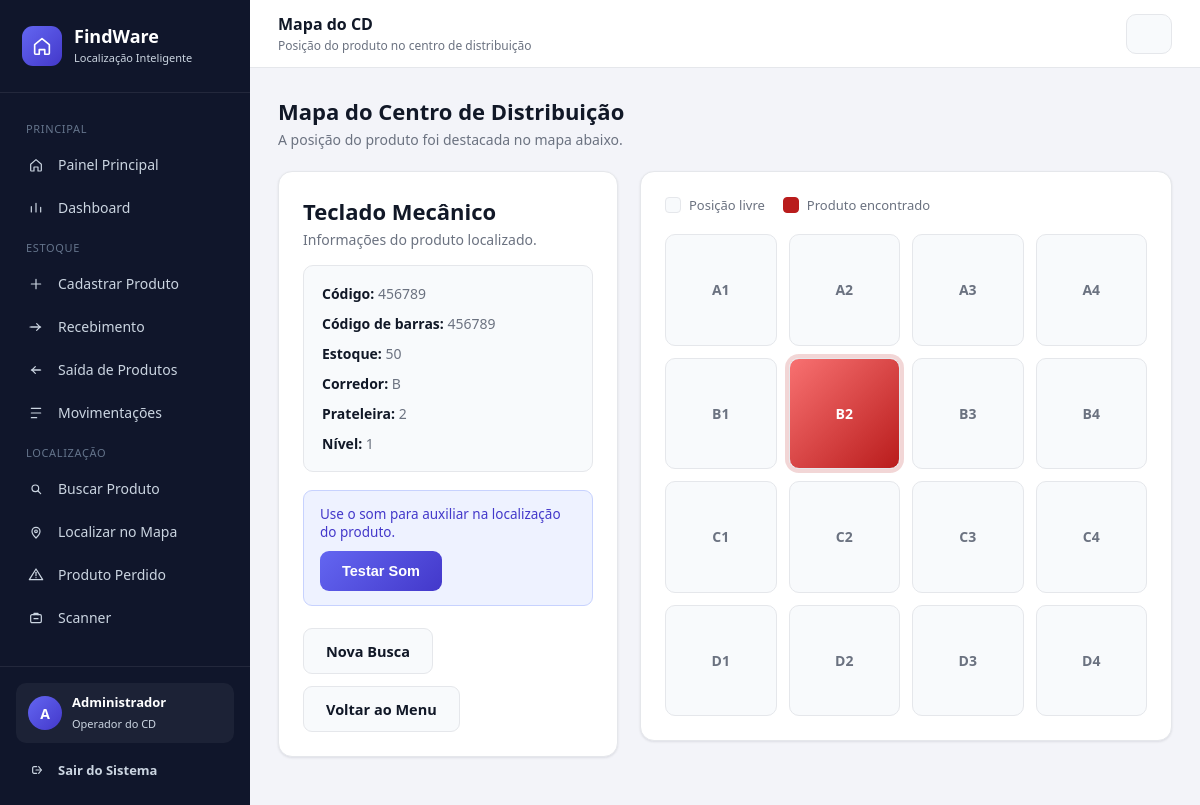
The page /mapa?busca=456789 (signed in) on the database its author committed.
### tables this page shows
CREATE TABLE IF NOT EXISTS produtos (
    id INT(11) NOT NULL AUTO_INCREMENT,
    nome VARCHAR(150) DEFAULT NULL,
    codigo VARCHAR(50) DEFAULT NULL,
    codigo_barras VARCHAR(100) DEFAULT NULL,
    corredor VARCHAR(10) DEFAULT NULL,
    prateleira VARCHAR(10) DEFAULT NULL,
    nivel VARCHAR(10) DEFAULT NULL,
    estoque INT(11) DEFAULT 0,
    PRIMARY KEY (id)
);

### app/Controllers/MapaController.php (called while the page is built, shortened)
<?php
require_once __DIR__ . '/../Models/Produto.php';
class MapaController extends Controller
{
    public function index(): void
    {
        $produtoModel = new Produto();
        $busca = trim($_GET['busca'] ?? '');
        $erro = null;
        if ($busca === '') {
            $erro = 'Volte para a tela de localização e informe um produto ou código.';
        } else {
            $produto = $produtoModel->buscarPorTermoOuCodigo($busca);
        }
        $this->view('mapa/index', compact('produto', 'erro', 'busca'));
    }
}

### public/index.php (called while the page is built, shortened)
<?php
require_once APP_PATH . '/helpers.php';
require_once APP_PATH . '/Core/Database.php';
require_once APP_PATH . '/Controllers/MapaController.php';
$router = new Router();
$router->despachar();

### config.php (called while the page is built)
<?php
return [
    'db_host' => '127.0.0.1',
    'db_name' => 'cd_system',
    'db_user' => 'root',
    'db_pass' => '',
];

### app/Core/Database.php (called while the page is built)
<?php
class Database
{
    private static ?PDO $instancia = null;
    public static function getConnection(): PDO
    {
        if (self::$instancia === null) {
            $config = require __DIR__ . '/../../config.php';
            $dsn = "mysql:host={$config['db_host']};dbname={$config['db_name']};charset=utf8mb4";
            try {
                self::$instancia = new PDO($dsn, $config['db_user'], $config['db_pass'], [
                    PDO::ATTR_ERRMODE => PDO::ERRMODE_EXCEPTION,
                    PDO::ATTR_DEFAULT_FETCH_MODE => PDO::FETCH_ASSOC,
                ]);
            } catch (PDOException $e) {
                die('Erro ao conectar ao banco de dados: ' . $e->getMessage());
            }
        }
        return self::$instancia;
    }
}

### app/Models/Produto.php (called while the page is built, shortened)
<?php
class Produto
{
    private PDO $pdo;
    public function __construct()
    {
        $this->pdo = Database::getConnection();
    }
    public function buscarPorTermoOuCodigo(string $termo): ?array
    {
        $stmt = $this->pdo->prepare(
            'SELECT * FROM produtos WHERE codigo_barras = :termo OR codigo = :termo OR nome LIKE :like LIMIT 1'
        );
        $stmt->execute(['termo' => $termo, 'like' => "%{$termo}%"]);
        $produto = $stmt->fetch();
        return $produto ?: null;
    }
}

### app/helpers.php (called while the page is built, shortened)
<?php
function url(string $caminho = ''): string
{
    $caminho = ltrim($caminho, '/');
    return BASE_URL . '/' . $caminho;
}
function e($valor): string
{
    return htmlspecialchars((string) ($valor ?? ''), ENT_QUOTES, 'UTF-8');
}

### app/Views/mapa/index.php (the view, shortened to what this page needs)
<?php if ($erro): ?>
    <div class="card" style="max-width:620px;">
        <div class="page-header">
            <h2>Não foi possível localizar o produto</h2>
            <p><?= e($erro) ?></p>
        </div>
        <div class="acoes">
            <a href="<?= url('produtos/localizar') ?>" class="btn">Voltar para Localização</a>
            <a href="<?= url('menu') ?>" class="btn btn-secundario">Voltar ao Menu</a>
        </div>
    </div>
<?php else: ?>
    <div class="page-header">
        <h2>Mapa do Centro de Distribuição</h2>
        <p>A posição do produto foi destacada no mapa abaixo.</p>
    </div>
    <div class="layout-mapa">
        <div class="card">
            <div class="page-header" style="margin-bottom:16px;">
                <h2><?= e($produto['nome']) ?></h2>
                <p>Informações do produto localizado.</p>
            </div>
            <div class="info-produto">
                <p><strong>Código:</strong> <?= e($produto['codigo']) ?></p>
                <p><strong>Código de barras:</strong> <?= e($produto['codigo_barras']) ?></p>
                <p><strong>Estoque:</strong> <?= (int) $produto['estoque'] ?></p>
                <p><strong>Corredor:</strong> <?= e($produto['corredor']) ?></p>
                <p><strong>Prateleira:</strong> <?= e($produto['prateleira']) ?></p>
                <p><strong>Nível:</strong> <?= e($produto['nivel']) ?></p>
            </div>
            <div class="aviso aviso-azul" style="margin-top:18px; margin-bottom:0;">
                Use o som para auxiliar na localização do produto.
                <div style="margin-top:10px;">
                    <button type="button" onclick="document.getElementById('beep').play()">Testar Som</button>
                </div>
            </div>
            <div class="acoes">
                <a href="<?= url('produtos/localizar') ?>" class="btn btn-secundario">Nova Busca</a>
                <a href="<?= url('menu') ?>" class="btn btn-secundario">Voltar ao Menu</a>
            </div>
        </div>
        <div class="card">
            <div class="mapa-legenda">
                <div class="legenda-item"><div class="quadrado-legenda"></div> Posição livre</div>
                <div class="legenda-item"><div class="quadrado-legenda ativo-legenda"></div> Produto encontrado</div>
            </div>
            <div class="grade-mapa">
                <?php
                $corredores = ['A', 'B', 'C', 'D'];
                foreach ($corredores as $corredor):
                    for ($p = 1; $p <= 4; $p++):
                        $ativo = (strtoupper($corredor) === strtoupper($produto['corredor']) && (string) $p === (string) $produto['prateleira']) ? 'ativo' : '';
                ?>
                    <div class="posicao <?= $ativo ?>"><?= $corredor . $p ?></div>
                <?php
                    endfor;
                endforeach;
                ?>
            </div>
        </div>
    </div>
<?php endif; ?>

### public/assets/css/style.css (style rules this page uses)
* { margin: 0; padding: 0; box-sizing: border-box; }
:root { --azul: #4f46e5; --azul-escuro: #4338ca; --azul-claro: #eef2ff; --sidebar-bg: #10162b; --sidebar-bg-hover: #1a2240; --sidebar-texto: #cbd5e1; --bg: #f3f4f9; --card: #ffffff; --card-secundario: #f8fafc; --borda: #e5e7eb; --texto: #111827; --texto-suave: #6b7280; --verde: #15803d; --verde-bg: #dcfce7; --vermelho: #b91c1c; --vermelho-bg: #fee2e2; --laranja: #b45309; --laranja-bg: #fef3c7; --sombra: 0 1px 2px rgba(16, 24, 40, .04), 0 1px 3px rgba(16, 24, 40, .06); --sombra-media: 0 4px 10px rgba(16, 24, 40, .08); --raio: 14px; }
body { font-family: 'Segoe UI', Roboto, 'Helvetica Neue', Arial, sans-serif; background: var(--bg); color: var(--texto); -webkit-font-smoothing: antialiased; }
a { color: inherit; }
.page-header { margin-bottom: 22px; }
.page-header h2 { font-size: 22px; font-weight: 700; }
.page-header p { color: var(--texto-suave); margin-top: 4px; font-size: 14px; }
.card { background: var(--card); border: 1px solid var(--borda); border-radius: var(--raio); padding: 24px; margin-bottom: 20px; box-shadow: var(--sombra); }
button, .btn { background: linear-gradient(135deg, #6366f1, var(--azul-escuro)); color: white; border: none; padding: 12px 22px; border-radius: 9px; cursor: pointer; font-weight: 600; font-size: 14.5px; text-decoration: none; display: inline-flex; align-items: center; justify-content: center; gap: 8px; transition: .15s; }
.btn-secundario { background: var(--card-secundario); color: var(--texto); border: 1px solid var(--borda); }
.acoes { display: flex; gap: 12px; align-items: center; margin-top: 22px; flex-wrap: wrap; }
.layout-mapa { display: grid; grid-template-columns: 340px 1fr; gap: 22px; align-items: start; }
.info-produto { background: var(--card-secundario); border: 1px solid var(--borda); border-radius: 10px; padding: 18px; }
.info-produto p { margin-bottom: 11px; color: var(--texto-suave); font-size: 14px; }
.info-produto p:last-child { margin-bottom: 0; }
.info-produto strong { color: var(--texto); }
.mapa-legenda { display: flex; gap: 18px; margin-bottom: 20px; font-size: 13px; color: var(--texto-suave); }
.legenda-item { display: flex; align-items: center; gap: 8px; }
.quadrado-legenda { width: 16px; height: 16px; border-radius: 4px; border: 1px solid var(--borda); background: var(--card-secundario); }
.quadrado-legenda.ativo-legenda { background: var(--vermelho); border-color: var(--vermelho); }
.grade-mapa { display: grid; grid-template-columns: repeat(4, 1fr); gap: 12px; }
.posicao { aspect-ratio: 1; background: var(--card-secundario); border: 1px solid var(--borda); border-radius: 10px; display: flex; align-items: center; justify-content: center; font-weight: 700; color: var(--texto-suave); transition: .15s; font-size: 14px; }
.posicao.ativo { background: linear-gradient(135deg, #f87171, var(--vermelho)); color: white; box-shadow: 0 0 0 4px rgba(185, 28, 28, .18); animation: pulso 1.1s infinite alternate; }
.aviso { padding: 14px 16px; border-radius: 9px; margin-bottom: 20px; font-size: 13.5px; }
.aviso-azul { background: var(--azul-claro); color: var(--azul-escuro); border: 1px solid #c7d2fe; }

### rows shown on the page
produtos: nome "Teclado Mecânico", codigo "456789", codigo_barras "456789", estoque "50", corredor "B", prateleira "2", nivel "1"

### other values the page prints
mb_substr(usuarioLogado() ?? 'U', 0, 1) "A"
usuarioLogado() "Administrador"
$tituloPagina "Mapa do CD"
$subtituloPagina "Posição do produto no centro de distribuição"
$corredor "A"
$corredor "B"
$corredor "C"
$corredor "D"
